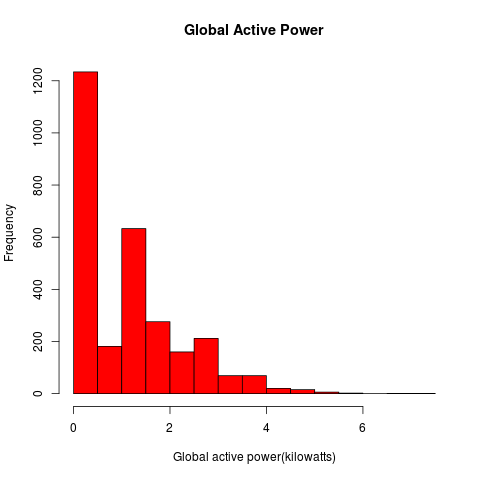

This chart was generated by the following R code:
source('./loadData.r')
source('./plots.r')

png("plot1.png", width = 480, height = 480)

plot1(data)

dev.off()